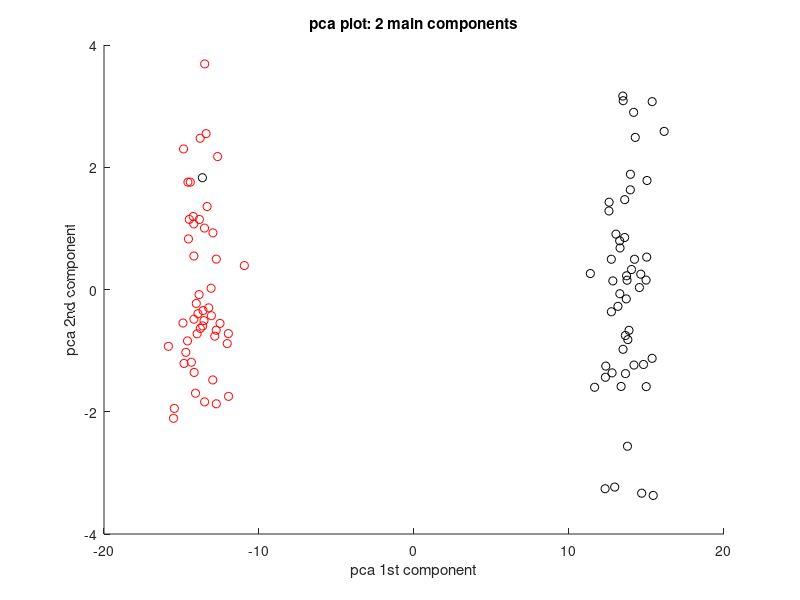
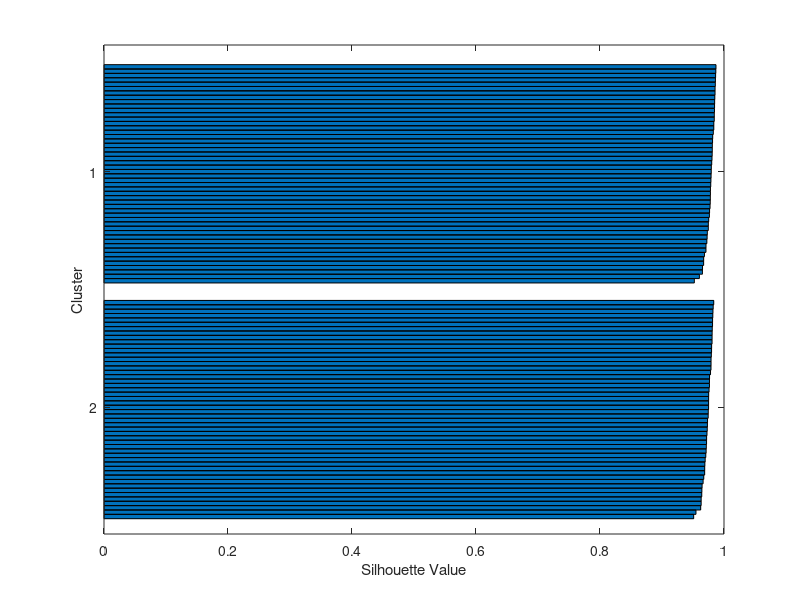

These charts were generated, in order, by the following MATLAB code:
clc; close all;
%% use package statistics so we need to load it first - only for Octave   %%
% pkg load statistics   % holds only for Octave in MATLAB gives Error

data = [randn(50,30); randn(50,30)+5];

[coeff, score]= pca(data)
figure(1)

for j=1:100
    if j < 50
        colors(j,:) = [1 0 0]    %% red       
    else
        colors(j, :) = [0 0 0]   %% black
    end
end
scatter(score (:,1), score(:,2),[], colors)
title('pca plot: 2 main components')
xlabel('pca 1st component')
ylabel('pca 2nd component')

k=2;
R = 8;
for j =1:5
    minimized_data (:,j) = score(:,j)
end    
figure(2)
[idx, centers] = kmeans(minimized_data, k, 'Replicates', R);
[s, h] = silhouette(minimized_data, idx);

